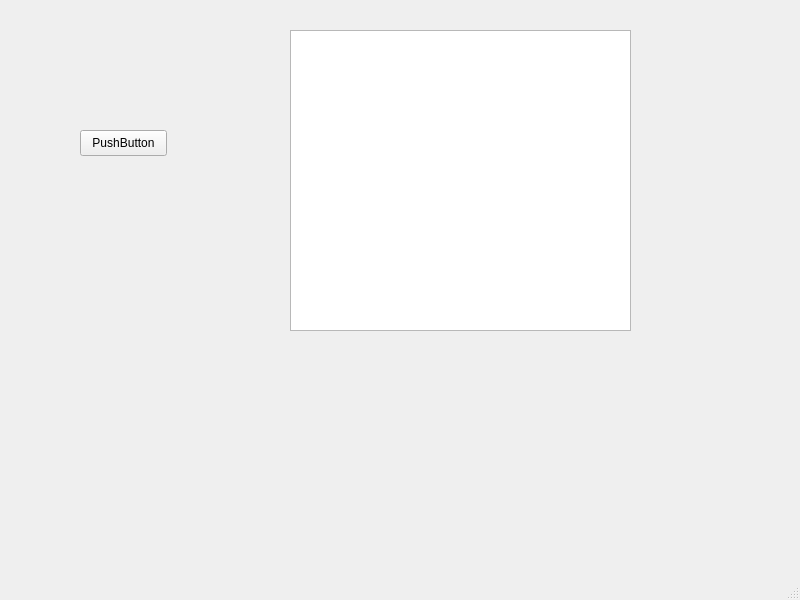
<?xml version="1.0" encoding="UTF-8"?>
<ui version="4.0">
 <class>MainWindow</class>
 <widget class="QMainWindow" name="MainWindow">
  <property name="geometry">
   <rect>
    <x>0</x>
    <y>0</y>
    <width>800</width>
    <height>600</height>
   </rect>
  </property>
  <property name="windowTitle">
   <string>MainWindow</string>
  </property>
  <widget class="QWidget" name="centralwidget">
   <widget class="QPushButton" name="pushButton">
    <property name="geometry">
     <rect>
      <x>80</x>
      <y>130</y>
      <width>87</width>
      <height>26</height>
     </rect>
    </property>
    <property name="text">
     <string>PushButton</string>
    </property>
   </widget>
   <widget class="QGraphicsView" name="graphicsView">
    <property name="geometry">
     <rect>
      <x>290</x>
      <y>30</y>
      <width>341</width>
      <height>301</height>
     </rect>
    </property>
   </widget>
  </widget>
  <widget class="QMenuBar" name="menubar">
   <property name="geometry">
    <rect>
     <x>0</x>
     <y>0</y>
     <width>800</width>
     <height>23</height>
    </rect>
   </property>
  </widget>
  <widget class="QStatusBar" name="statusbar"/>
 </widget>
 <resources/>
 <connections/>
</ui>
